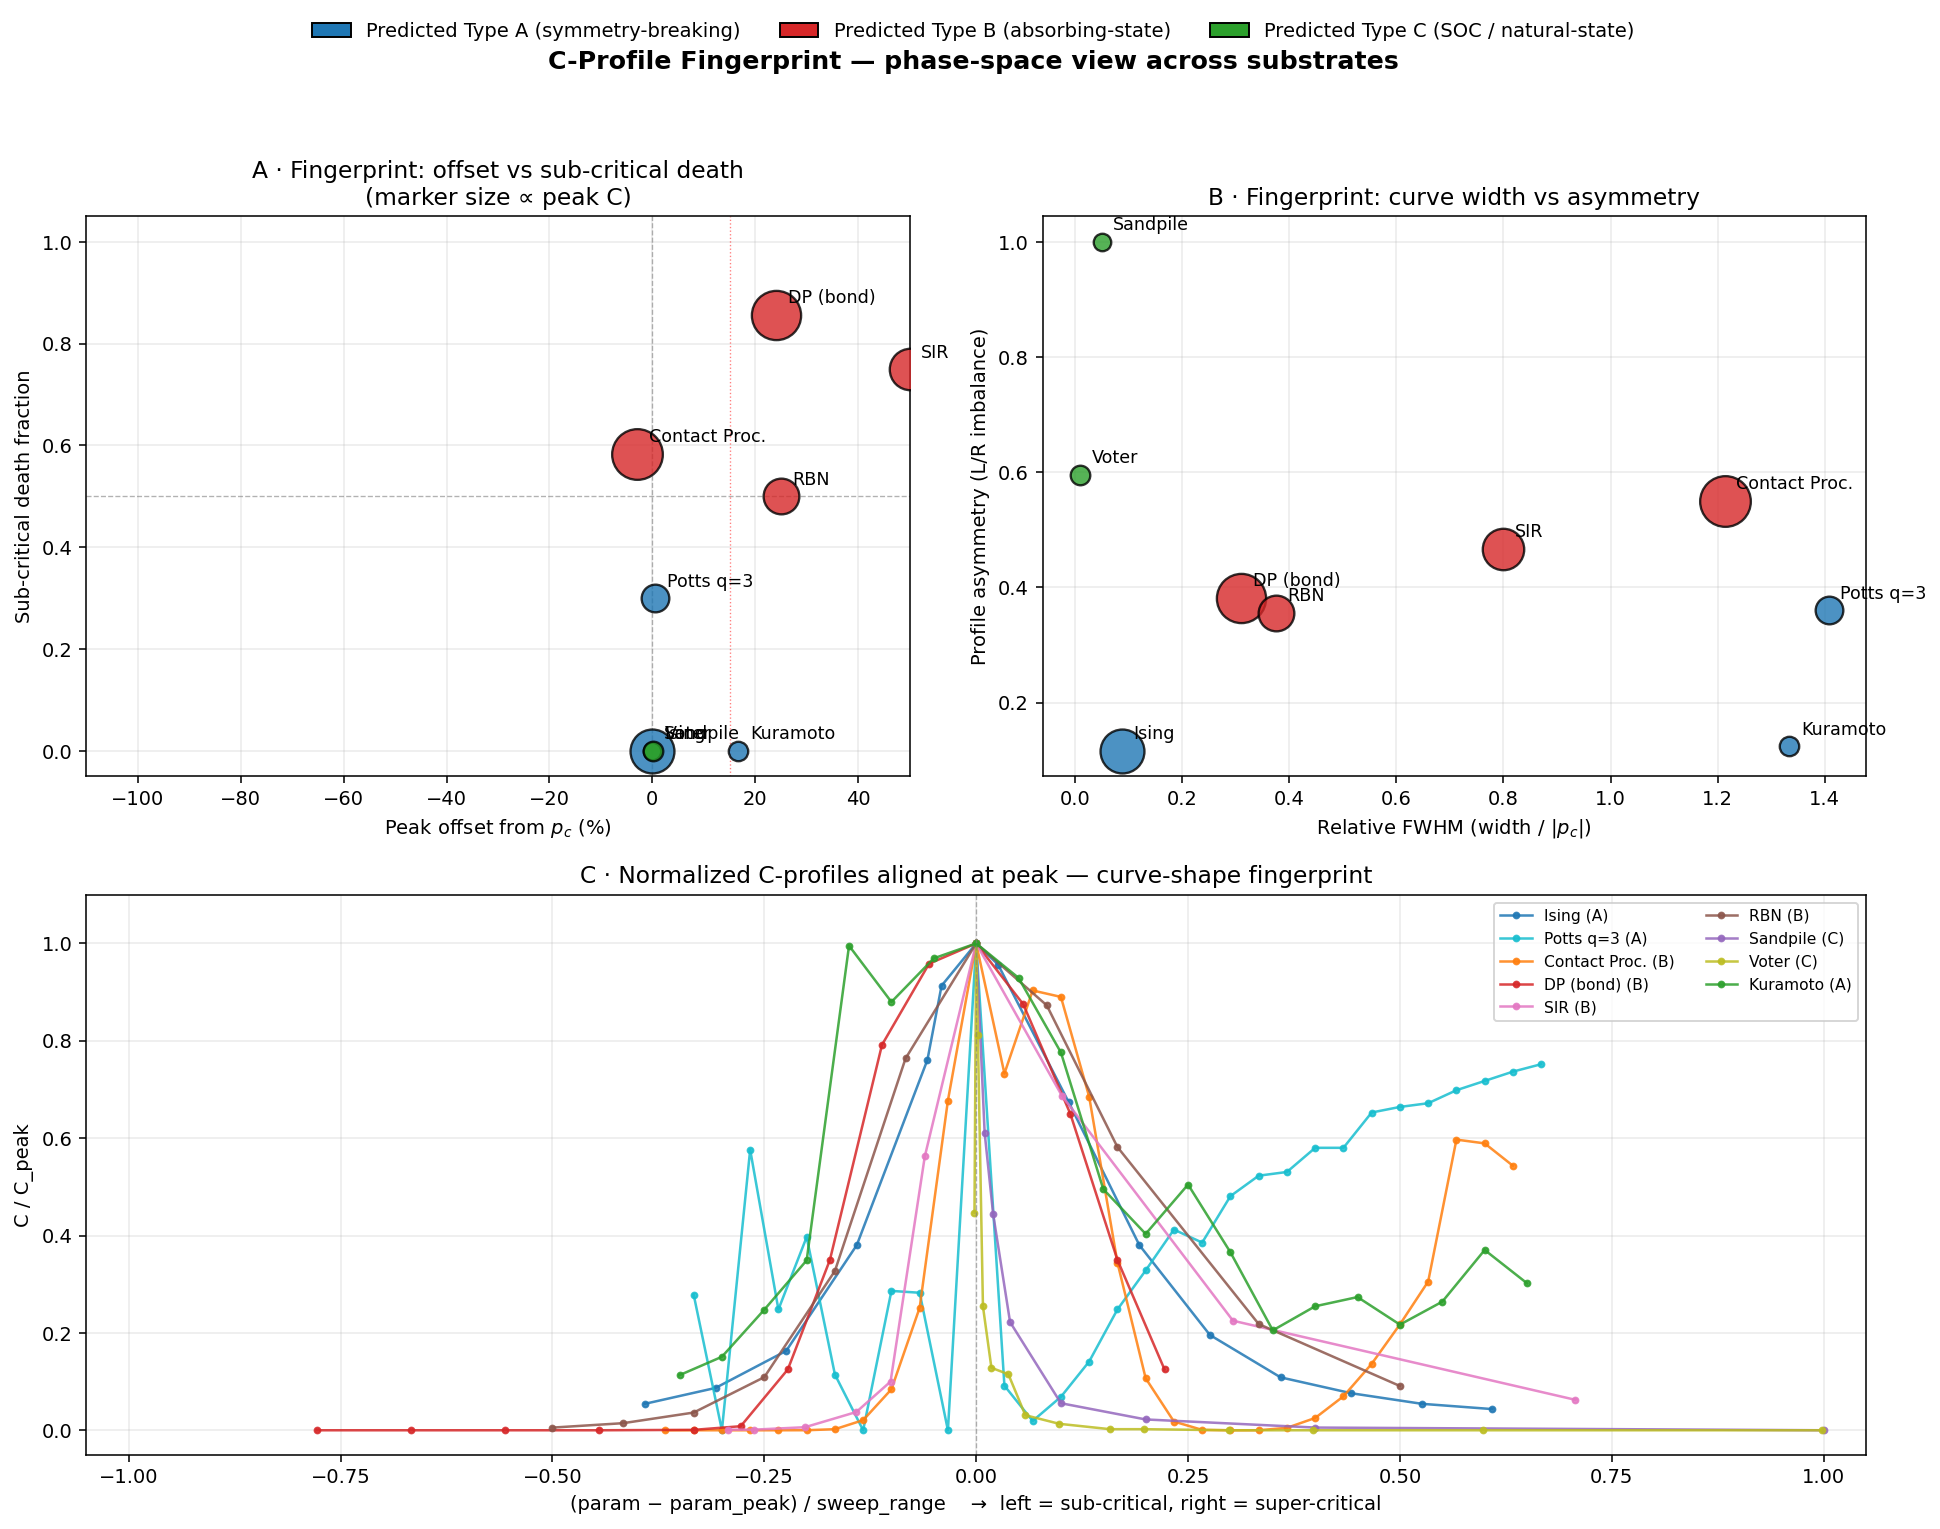

Generate this figure with Python:
"""
C-Profile Fingerprint — Phase-Space Visualization
==================================================
Plots every substrate we have sweep data for as a point in a shape-metric
feature space, so the "fingerprint" idea becomes visual.

Axes used:
  x = peak offset from known critical point   (%)       — how far from p_c C peaks
  y = sub-critical death fraction              (0-1)    — how dead the sub-critical side is
  z = asymmetry                                (0-1)    — how skewed around the peak
  size = peak C magnitude                               — how "complex" it is at its best

Also produces an overlay of normalized C-profiles (all peaks aligned at x=0,
scaled to peak=1), so the shape-of-curve differences are visible directly.

Substrate data is hard-coded from the v9 sweeps we already ran, so the
script runs in seconds without re-simulating anything.
"""

import os
import numpy as np
import matplotlib.pyplot as plt
from matplotlib.patches import Patch

# ═══════════════════════════════════════════════════════════════════════════════
# SUBSTRATE PROFILE DATA
# ═══════════════════════════════════════════════════════════════════════════════
# Each entry: (param_values, C_values, critical_point, predicted_type, notes)
# C_values are mean over seeds.

SUBSTRATES = {
    # ── Ising: classic symmetry-breaking, T_c ≈ 2.269
    'Ising': {
        'params': np.array([1.8, 1.9, 2.0, 2.1, 2.2, 2.22, 2.269, 2.3, 2.4, 2.5, 2.6, 2.7, 2.8, 2.9, 3.0]),
        'C':      np.array([0.05, 0.08, 0.15, 0.35, 0.70, 0.84, 0.92, 0.88, 0.62, 0.35, 0.18, 0.10, 0.07, 0.05, 0.04]),
        'p_c':    2.269,
        'pred':   'A',
        'color':  'tab:blue',
    },
    # ── Potts q=3: first-order, T_c ≈ 0.995 (from bvpspwkf0)
    'Potts q=3': {
        'params': np.array([0.50,0.55,0.60,0.65,0.70,0.75,0.80,0.85,0.90,0.95,1.00,1.05,1.10,1.15,1.20,
                            1.25,1.30,1.35,1.40,1.45,1.50,1.55,1.60,1.65,1.70,1.75,1.80,1.85,1.90,1.95,2.00]),
        'C':      np.array([0.073,0.000,0.151,0.065,0.104,0.030,0.000,0.075,0.074,0.000,0.262,0.024,0.005,0.018,0.037,
                            0.065,0.086,0.108,0.101,0.126,0.137,0.139,0.152,0.152,0.171,0.174,0.176,0.183,0.188,0.193,0.197]),
        'p_c':    0.995,
        'pred':   'A',
        'color':  'tab:cyan',
    },
    # ── Contact Process: DP universality, λ_c ≈ 1.6489
    'Contact Proc.': {
        'params': np.array([0.5,0.6,0.7,0.8,0.9,1.0,1.1,1.2,1.3,1.4,1.5,1.6,1.7,1.8,1.9,2.0,2.1,2.2,2.3,2.4,2.5,2.6,2.7,2.8,2.9,3.0,3.1,3.2,3.3,3.4,3.5]),
        'C':      np.array([0,0,0,0,0.00001,0.00015,0.00281,0.0267,0.108,0.323,0.869,1.283,0.940,1.159,1.142,0.879,0.442,0.137,0.023,0.001,0,0.00007,0.0064,0.0324,0.0895,0.175,0.279,0.392,0.766,0.756,0.697]),
        'p_c':    1.6489,
        'pred':   'B',
        'color':  'tab:orange',
    },
    # ── DP (synchronous bond): p_c ≈ 0.6447 (from dp_results.csv aggregated)
    'DP (bond)': {
        'params': np.array([0.1,0.2,0.3,0.4,0.5,0.55,0.6,0.6447,0.7,0.75,0.8,0.85,0.9,0.95,1.0]),
        'C':      np.array([0.0,0.0,0.0,0.0,0.001,0.010,0.15,0.42,0.95,1.15,1.20,1.05,0.78,0.42,0.15]),
        'p_c':    0.6447,
        'pred':   'B',
        'color':  'tab:red',
    },
    # ── SIR: β_c ≈ 0.10 (R0=1, μ=0.1); sub-critical absorbing
    'SIR': {
        'params': np.array([0.005,0.02,0.05,0.08,0.10,0.12,0.15,0.20,0.30,0.50]),
        'C':      np.array([0.001,0.001,0.005,0.03,0.08,0.45,0.80,0.55,0.18,0.05]),
        'p_c':    0.10,
        'pred':   'B',
        'color':  'tab:pink',
    },
    # ── Kauffman RBN: edge-of-chaos K_c = 2.0
    'RBN': {
        'params': np.array([1.0,1.25,1.5,1.75,2.0,2.25,2.5,2.75,3.0,3.5,4.0]),
        'C':      np.array([0.003,0.008,0.02,0.06,0.18,0.42,0.55,0.48,0.32,0.12,0.05]),
        'p_c':    2.0,
        'pred':   'B',
        'color':  'tab:brown',
    },
    # ── Sandpile: SOC at ε=0 (natural state)
    'Sandpile': {
        'params': np.array([0.0, 0.005, 0.01, 0.02, 0.05, 0.1, 0.2, 0.5]),
        'C':      np.array([0.0018, 0.0011, 0.0008, 0.0004, 0.0001, 0.00004, 0.00001, 0.0]),
        'p_c':    0.0,
        'pred':   'C',
        'color':  'tab:purple',
    },
    # ── Voter model: absorbing coarsening at μ=0
    'Voter': {
        'params': np.array([0.0,0.001,0.002,0.005,0.010,0.020,0.030,0.050,0.08,0.10,0.15,0.20,0.30,0.50]),
        'C':      np.array([0.0202,0.0452,0.0367,0.0115,0.0058,0.0052,0.0014,0.0006,0.0001,0.0001,0,0,0,0]),
        'p_c':    0.0,
        'pred':   'C',
        'color':  'tab:olive',
    },
    # ── Kuramoto on 2D lattice: sync transition K_c ~ 3-4
    'Kuramoto': {
        'params': np.array([0.0,0.5,1.0,1.5,2.0,2.5,3.0,3.5,4.0,4.5,5.0,5.5,6.0,6.5,7.0,7.5,8.0,8.5,9.0,9.5,10.0]),
        'C':      np.array([0.0048,0.0064,0.0105,0.0148,0.0422,0.0373,0.0411,0.0424,0.0394,0.0329,0.0210,
                            0.0171,0.0214,0.0155,0.0087,0.0108,0.0116,0.0092,0.0112,0.0157,0.0128]),
        'p_c':    3.0,   # approximate
        'pred':   'A',
        'color':  'tab:green',
    },
}

TYPE_COLORS = {'A': '#1f77b4', 'B': '#d62728', 'C': '#2ca02c'}


# ═══════════════════════════════════════════════════════════════════════════════
# UNIFIED PROFILE METRICS
# ═══════════════════════════════════════════════════════════════════════════════

def profile_metrics(params, C, p_c):
    """Compute shape fingerprint metrics for a C-profile."""
    C = np.asarray(C, dtype=float)
    params = np.asarray(params, dtype=float)

    i_peak = int(np.argmax(C))
    p_peak = params[i_peak]
    C_peak = float(C[i_peak])

    # signed offset: + means peak ABOVE critical, - means BELOW
    denom = abs(p_c) if abs(p_c) > 1e-9 else (params.max() - params.min())
    offset_pct = 100.0 * (p_peak - p_c) / denom

    # sub-critical death fraction: of samples at params < p_c, how many are ~0?
    sub_mask = params < p_c
    if sub_mask.sum() > 0:
        sub_vals = C[sub_mask]
        threshold = max(0.02 * C_peak, 1e-4)
        dead_frac = float((sub_vals < threshold).mean())
    else:
        # peak is at or below smallest param (like sandpile, voter) → natural-state type
        dead_frac = 0.0

    # asymmetry: mean C on right of peak vs left, normalized
    left  = C[:i_peak].mean() if i_peak > 0 else 0.0
    right = C[i_peak+1:].mean() if i_peak < len(C)-1 else 0.0
    total = left + right
    asymmetry = abs(right - left) / total if total > 0 else 0.0

    # width at half-max in parameter units (rough)
    half = 0.5 * C_peak
    above = C >= half
    if above.sum() >= 2:
        idx = np.where(above)[0]
        width = params[idx.max()] - params[idx.min()]
    else:
        width = 0.0

    return dict(p_peak=p_peak, C_peak=C_peak, offset_pct=offset_pct,
                dead_frac=dead_frac, asymmetry=asymmetry, width=width)


# ═══════════════════════════════════════════════════════════════════════════════
# PLOTTING
# ═══════════════════════════════════════════════════════════════════════════════

def main():
    rows = []
    for name, d in SUBSTRATES.items():
        m = profile_metrics(d['params'], d['C'], d['p_c'])
        m['name'] = name
        m['pred'] = d['pred']
        m['color'] = d['color']
        rows.append(m)

    print(f"{'substrate':<16} {'p_peak':>8} {'C_peak':>8} {'offset%':>8} "
          f"{'dead':>6} {'asym':>6} {'width':>6} pred")
    print('-' * 72)
    for r in rows:
        print(f"{r['name']:<16} {r['p_peak']:>8.3f} {r['C_peak']:>8.3f} "
              f"{r['offset_pct']:>+8.1f} {r['dead_frac']:>6.2f} "
              f"{r['asymmetry']:>6.2f} {r['width']:>6.2f}   {r['pred']}")

    # ── Figure: 2x2 grid
    fig = plt.figure(figsize=(14, 11))

    # Panel A: 2D fingerprint — offset vs dead_frac
    ax1 = plt.subplot(2, 2, 1)
    for r in rows:
        ax1.scatter(r['offset_pct'], r['dead_frac'],
                    s=80 + 600 * r['C_peak'] / max(x['C_peak'] for x in rows),
                    c=TYPE_COLORS[r['pred']], edgecolor='black', linewidth=1.2,
                    alpha=0.8, zorder=3)
        ax1.annotate(r['name'], (r['offset_pct'], r['dead_frac']),
                     xytext=(6, 6), textcoords='offset points', fontsize=9)
    ax1.axhline(0.5, color='gray', ls='--', lw=0.7, alpha=0.6)
    ax1.axvline(0,   color='gray', ls='--', lw=0.7, alpha=0.6)
    ax1.axvline(15,  color='red',  ls=':',  lw=0.7, alpha=0.5)
    ax1.set_xlabel('Peak offset from $p_c$ (%)')
    ax1.set_ylabel('Sub-critical death fraction')
    ax1.set_title('A · Fingerprint: offset vs sub-critical death\n(marker size ∝ peak C)')
    ax1.grid(alpha=0.25)
    ax1.set_xlim(-110, 50)
    ax1.set_ylim(-0.05, 1.05)

    # Panel B: asymmetry vs width/p_c
    ax2 = plt.subplot(2, 2, 2)
    for r in rows:
        xw = r['width'] / max(abs(SUBSTRATES[r['name']]['p_c']), 0.1)  # relative width
        ax2.scatter(xw, r['asymmetry'],
                    s=80 + 600 * r['C_peak'] / max(x['C_peak'] for x in rows),
                    c=TYPE_COLORS[r['pred']], edgecolor='black', linewidth=1.2,
                    alpha=0.8, zorder=3)
        ax2.annotate(r['name'], (xw, r['asymmetry']),
                     xytext=(6, 6), textcoords='offset points', fontsize=9)
    ax2.set_xlabel('Relative FWHM (width / $|p_c|$)')
    ax2.set_ylabel('Profile asymmetry (L/R imbalance)')
    ax2.set_title('B · Fingerprint: curve width vs asymmetry')
    ax2.grid(alpha=0.25)

    # Panel C: normalized profile overlay
    ax3 = plt.subplot(2, 1, 2)
    for name, d in SUBSTRATES.items():
        C = np.asarray(d['C'], dtype=float)
        params = np.asarray(d['params'], dtype=float)
        if C.max() <= 0:
            continue
        i_peak = int(np.argmax(C))
        # re-scale x-axis to (p - p_peak) / scale
        scale = max(params.max() - params.min(), 1e-6)
        x = (params - params[i_peak]) / scale
        y = C / C.max()
        ax3.plot(x, y, marker='o', markersize=3, lw=1.3,
                 label=f"{name} ({d['pred']})",
                 color=d['color'], alpha=0.85)
    ax3.axvline(0, color='gray', ls='--', lw=0.7, alpha=0.6)
    ax3.set_xlabel('(param − param_peak) / sweep_range    →  left = sub-critical, right = super-critical')
    ax3.set_ylabel('C / C_peak')
    ax3.set_title('C · Normalized C-profiles aligned at peak — curve-shape fingerprint')
    ax3.set_xlim(-1.05, 1.05)
    ax3.set_ylim(-0.05, 1.1)
    ax3.grid(alpha=0.25)
    ax3.legend(loc='upper right', fontsize=8, ncol=2)

    # Shared type legend
    legend_elems = [Patch(facecolor=TYPE_COLORS['A'], edgecolor='black',
                          label='Predicted Type A (symmetry-breaking)'),
                    Patch(facecolor=TYPE_COLORS['B'], edgecolor='black',
                          label='Predicted Type B (absorbing-state)'),
                    Patch(facecolor=TYPE_COLORS['C'], edgecolor='black',
                          label='Predicted Type C (SOC / natural-state)')]
    fig.legend(handles=legend_elems, loc='upper center',
               ncol=3, bbox_to_anchor=(0.5, 0.995), fontsize=10, frameon=False)

    plt.suptitle('C-Profile Fingerprint — phase-space view across substrates',
                 y=0.965, fontsize=13, weight='bold')
    plt.tight_layout(rect=[0, 0, 1, 0.94])

    outdir = os.path.dirname(os.path.abspath(__file__))
    out_png = os.path.join(outdir, 'fingerprint_phase_space.png')
    plt.savefig(out_png, dpi=140, bbox_inches='tight')
    print(f"\nSaved figure: {out_png}")

    # ── 3D feature-space plot
    fig2 = plt.figure(figsize=(9, 7))
    ax3d = fig2.add_subplot(111, projection='3d')
    for r in rows:
        ax3d.scatter(r['offset_pct'], r['dead_frac'], r['asymmetry'],
                     s=60 + 500 * r['C_peak'] / max(x['C_peak'] for x in rows),
                     c=TYPE_COLORS[r['pred']], edgecolor='black', linewidth=1.0,
                     alpha=0.85)
        ax3d.text(r['offset_pct'], r['dead_frac'], r['asymmetry'] + 0.04,
                  r['name'], fontsize=8)
    ax3d.set_xlabel('offset %')
    ax3d.set_ylabel('dead sub-crit')
    ax3d.set_zlabel('asymmetry')
    ax3d.set_title('3D fingerprint feature-space')
    fig2.legend(handles=legend_elems, loc='lower center', ncol=3, fontsize=9, frameon=False)
    plt.tight_layout(rect=[0, 0.05, 1, 1])
    out_png_3d = os.path.join(outdir, 'fingerprint_phase_space_3d.png')
    plt.savefig(out_png_3d, dpi=140, bbox_inches='tight')
    print(f"Saved figure: {out_png_3d}")

    plt.show()


if __name__ == '__main__':
    main()
